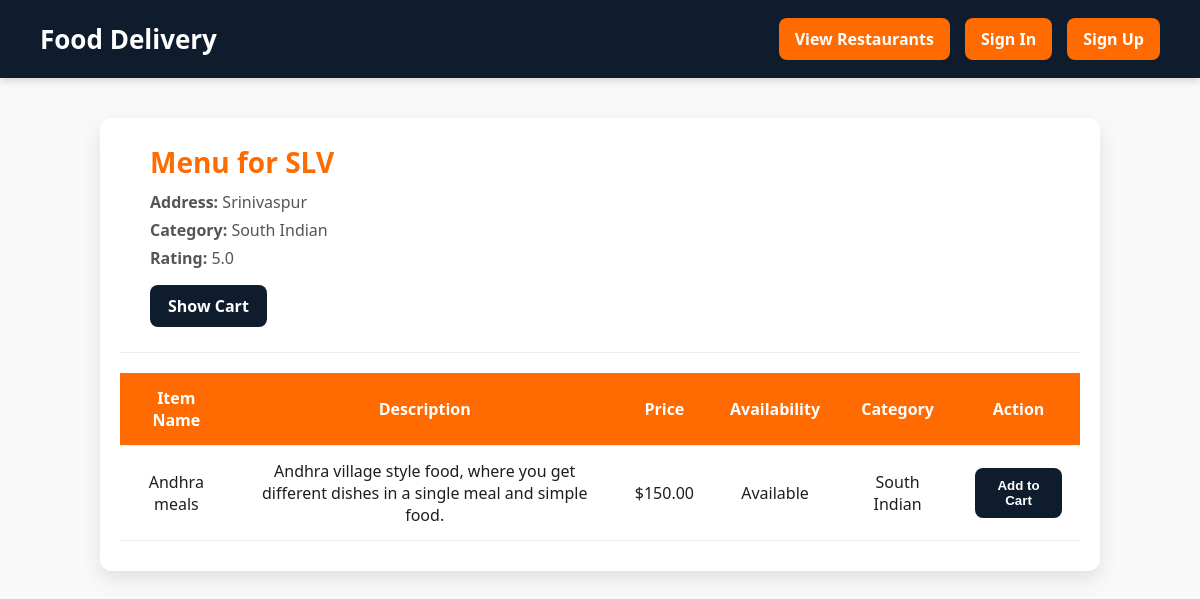
/cusmenu/1/ca/, run on the app's committed database.
### delivery/models.py (models this page shows, shortened)
class Restaurants(models.Model):
    Res_name = models.CharField(max_length=100)
    Food_cat = models.CharField(max_length=200)
    rating = models.FloatField()
    img = models.URLField(default="https://static.vecteezy.com/system/resources/thumbnails/038/968/845/small_2x/modern-fast-food-restaurant-png.png")
    address = models.CharField(max_length  = 100)

class Menu(models.Model):
    res = models.ForeignKey(
        Restaurants,
        on_delete=models.CASCADE
    )
    item_name = models.CharField(max_length=100)
    description = models.TextField(blank=True, null=True)
    price = models.DecimalField(max_digits=6, decimal_places=2)
    is_available = models.BooleanField(default=True)
    category = models.CharField(max_length=50)

### delivery/views.py (the view)
# urls.py: path('cusmenu/<int:id>/<str:username>/',views.cusmenu, name = 'cusmenu'),
def cusmenu(request, id, username):
    res = Restaurants.objects.get(pk=id)
    menu = Menu.objects.filter(res = res)
    return render(request, 'delivery/cusmenu.html',{'res':res, 'menu':menu, 'username':username})

### delivery/templates/delivery/cusmenu.html (shortened to what this page needs)
<!DOCTYPE html>
<html lang="en">
<head>
</head>
<body>
  <nav>
    <h2>Food Delivery</h2>
    <div class="nav-links">
      <a href="{% url 'delivery:cusdisplay_res' username %}">View Restaurants</a>
      <a href="{% url 'delivery:sign_in' %}">Sign In</a>
      <a href="{% url 'delivery:sign_up' %}">Sign Up</a>
    </div>
  </nav>
  <div class="container">
    <section class="header-section">
      <h2>Menu for {{ res.Res_name }}</h2>
      <p><strong>Address:</strong> {{ res.address }}</p>
      <p><strong>Category:</strong> {{ res.Food_cat }}</p>
      <p><strong>Rating:</strong> {{ res.rating }}</p>
      <a href="{% url 'delivery:show_cart' username %}" class="show-cart-link">Show Cart</a>
    </section>
    <table>
      <thead>
        <tr>
          <th>Item Name</th>
          <th>Description</th>
          <th>Price</th>
          <th>Availability</th>
          <th>Category</th>
          <th>Action</th>
        </tr>
      </thead>
      <tbody>
        {% for item in menu %}
        <tr>
          <td data-label="Item Name">{{ item.item_name }}</td>
          <td data-label="Description">{{ item.description }}</td>
          <td data-label="Price">${{ item.price }}</td>
          <td data-label="Availability">
            {% if item.is_available %}Available{% else %}Not Available{% endif %}
          </td>
          <td data-label="Category">{{ item.category }}</td>
          <td data-label="Action">
            <form method="POST" action="{% url 'delivery:add_to_cart' item.id username %}">
              <button
                type="submit"
                onclick="return confirm('Are you sure you want to add to cart?')"
              >Add to Cart</button>
            </form>
          </td>
        </tr>
        {% empty %}
        <tr>
          <td colspan="6" style="text-align:center; padding: 20px;">No menu items available.</td>
        </tr>
        {% endfor %}
      </tbody>
    </table>
  </div>
</body>
</html>

### delivery/templates/delivery/cusmenu.html (style rules this page uses)
* { margin: 0; padding: 0; box-sizing: border-box; }
body { font-family: 'Segoe UI', Tahoma, Geneva, Verdana, sans-serif; background-color: #f9f9f9; color: #1e1e1e; min-height: 100vh; display: flex; flex-direction: column; }
nav { background-color: #0F1C2E; padding: 18px 40px; display: flex; justify-content: space-between; align-items: center; flex-wrap: wrap; box-shadow: 0 3px 8px rgba(0,0,0,0.15); }
nav h2 { color: white; font-size: 26px; }
.nav-links { display: flex; gap: 15px; flex-wrap: wrap; }
.nav-links a { color: white; text-decoration: none; background-color: #FF6B00; padding: 10px 16px; border-radius: 8px; font-weight: 600; transition: background-color 0.3s ease; }
.container { max-width: 1000px; margin: 40px auto; padding: 0 20px; background: white; border-radius: 12px; box-shadow: 0 8px 20px rgba(0,0,0,0.1); }
.header-section { padding: 25px 30px; border-bottom: 1px solid #eee; }
.header-section h2 { color: #FF6B00; margin-bottom: 10px; font-size: 28px; }
.header-section p { font-size: 16px; color: #555; margin-bottom: 6px; }
.show-cart-link { display: inline-block; margin-top: 10px; padding: 10px 18px; background-color: #0F1C2E; color: white; border-radius: 8px; text-decoration: none; font-weight: 600; transition: background-color 0.3s ease; }
table { width: 100%; border-collapse: collapse; margin: 20px 0 30px; font-size: 16px; overflow-x: auto; border-radius: 12px; }
thead tr { background-color: #FF6B00; color: white; }
th, td { padding: 14px 18px; text-align: center; border-bottom: 1px solid #eee; }
button { padding: 10px 20px; background-color: #0F1C2E; color: white; border: none; border-radius: 8px; cursor: pointer; font-weight: 600; transition: background-color 0.3s ease; }

### data on the page
Restaurants: Res_name "SLV", address "Srinivaspur", Food_cat "South Indian", rating "5.0"
Menu: item_name "Andhra meals", description "Andhra village style food, where you get different dishes in a single meal and simple food.", price "150.00", is_available "Available", category "South Indian"
